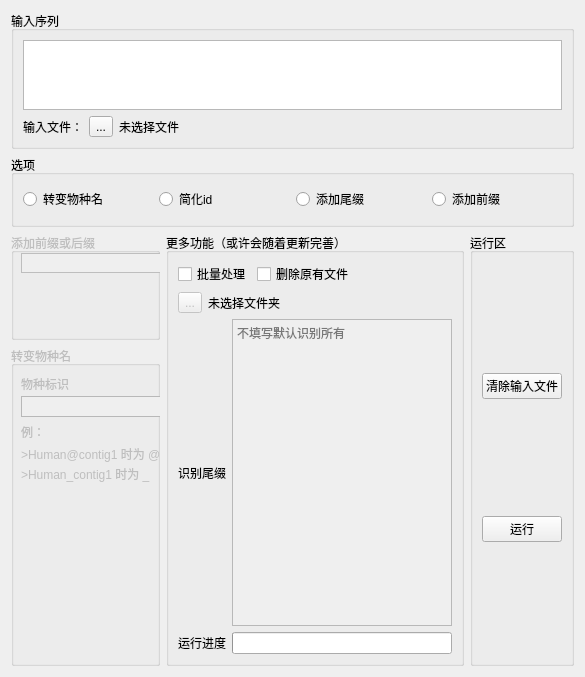
         <widget class="QWidget" name="id_process">
          <attribute name="title">
           <string>处理组装id</string>
          </attribute>
          <layout class="QVBoxLayout" name="verticalLayout_20" stretch="1,1,6">
           <item>
            <widget class="QGroupBox" name="groupBox_37">
             <property name="title">
              <string>输入序列</string>
             </property>
             <layout class="QVBoxLayout" name="verticalLayout_18" stretch="0,0">
              <item>
               <widget class="QTextEdit" name="inputfa_txt_2"/>
              </item>
              <item>
               <layout class="QHBoxLayout" name="horizontalLayout_47">
                <item>
                 <widget class="QLabel" name="label_6">
                  <property name="text">
                   <string>输入文件：</string>
                  </property>
                  <property name="buddy">
                   <cstring>label_2</cstring>
                  </property>
                 </widget>
                </item>
                <item>
                 <widget class="QToolButton" name="inputfa_2">
                  <property name="text">
                   <string>...</string>
                  </property>
                 </widget>
                </item>
                <item>
                 <widget class="QLabel" name="selected_fa_2">
                  <property name="text">
                   <string>未选择文件</string>
                  </property>
                 </widget>
                </item>
                <item>
                 <spacer name="horizontalSpacer_12">
                  <property name="orientation">
                   <enum>Qt::Horizontal</enum>
                  </property>
                  <property name="sizeHint" stdset="0">
                   <size>
                    <width>40</width>
                    <height>20</height>
                   </size>
                  </property>
                 </spacer>
                </item>
               </layout>
              </item>
             </layout>
            </widget>
           </item>
           <item>
            <widget class="QGroupBox" name="option_1">
             <property name="enabled">
              <bool>true</bool>
             </property>
             <property name="title">
              <string>选项</string>
             </property>
             <layout class="QHBoxLayout" name="horizontalLayout_42">
              <item>
               <widget class="QRadioButton" name="spenabutton">
                <property name="text">
                 <string>转变物种名</string>
                </property>
               </widget>
              </item>
              <item>
               <widget class="QRadioButton" name="simplybutton">
                <property name="text">
                 <string>简化id</string>
                </property>
               </widget>
              </item>
              <item>
               <widget class="QRadioButton" name="suffixbutton">
                <property name="text">
                 <string>添加尾缀</string>
                </property>
               </widget>
              </item>
              <item>
               <widget class="QRadioButton" name="prefixbutton">
                <property name="text">
                 <string>添加前缀</string>
                </property>
               </widget>
              </item>
             </layout>
            </widget>
           </item>
           <item>
            <layout class="QHBoxLayout" name="horizontalLayout_48" stretch="2,4,0">
             <item>
              <layout class="QVBoxLayout" name="verticalLayout" stretch="1,0">
               <item>
                <widget class="QGroupBox" name="option_add">
                 <property name="enabled">
                  <bool>false</bool>
                 </property>
                 <property name="sizePolicy">
                  <sizepolicy hsizetype="Preferred" vsizetype="Preferred">
                   <horstretch>1</horstretch>
                   <verstretch>1</verstretch>
                  </sizepolicy>
                 </property>
                 <property name="title">
                  <string>添加前缀或后缀</string>
                 </property>
                 <widget class="QTextEdit" name="fix_add">
                  <property name="enabled">
                   <bool>false</bool>
                  </property>
                  <property name="geometry">
                   <rect>
                    <x>10</x>
                    <y>20</y>
                    <width>201</width>
                    <height>20</height>
                   </rect>
                  </property>
                  <property name="mouseTracking">
                   <bool>true</bool>
                  </property>
                  <property name="tabletTracking">
                   <bool>false</bool>
                  </property>
                  <property name="acceptDrops">
                   <bool>true</bool>
                  </property>
                  <property name="frameShape">
                   <enum>QFrame::Box</enum>
                  </property>
                  <property name="frameShadow">
                   <enum>QFrame::Plain</enum>
                  </property>
                  <property name="verticalScrollBarPolicy">
                   <enum>Qt::ScrollBarAlwaysOff</enum>
                  </property>
                  <property name="horizontalScrollBarPolicy">
                   <enum>Qt::ScrollBarAlwaysOff</enum>
                  </property>
                  <property name="sizeAdjustPolicy">
                   <enum>QAbstractScrollArea::AdjustIgnored</enum>
                  </property>
                  <property name="tabChangesFocus">
                   <bool>false</bool>
                  </property>
                  <property name="html">
                   <string>&lt;!DOCTYPE HTML PUBLIC &quot;-//W3C//DTD HTML 4.0//EN&quot; &quot;http://www.w3.org/TR/REC-html40/strict.dtd&quot;&gt;
&lt;html&gt;&lt;head&gt;&lt;meta name=&quot;qrichtext&quot; content=&quot;1&quot; /&gt;&lt;style type=&quot;text/css&quot;&gt;
p, li { white-space: pre-wrap; }
&lt;/style&gt;&lt;/head&gt;&lt;body style=&quot; font-family:'SimSun'; font-size:9pt; font-weight:400; font-style:normal;&quot;&gt;
&lt;p style=&quot;-qt-paragraph-type:empty; margin-top:0px; margin-bottom:0px; margin-left:0px; margin-right:0px; -qt-block-indent:0; text-indent:0px;&quot;&gt;&lt;br /&gt;&lt;/p&gt;&lt;/body&gt;&lt;/html&gt;</string>
                  </property>
                 </widget>
                </widget>
               </item>
               <item>
                <widget class="QGroupBox" name="spenam_box">
                 <property name="enabled">
                  <bool>false</bool>
                 </property>
                 <property name="sizePolicy">
                  <sizepolicy hsizetype="Preferred" vsizetype="Preferred">
                   <horstretch>0</horstretch>
                   <verstretch>3</verstretch>
                  </sizepolicy>
                 </property>
                 <property name="title">
                  <string>转变物种名</string>
                 </property>
                 <widget class="QTextEdit" name="spe_symbol">
                  <property name="geometry">
                   <rect>
                    <x>10</x>
                    <y>50</y>
                    <width>201</width>
                    <height>21</height>
                   </rect>
                  </property>
                  <property name="verticalScrollBarPolicy">
                   <enum>Qt::ScrollBarAlwaysOff</enum>
                  </property>
                 </widget>
                 <widget class="QLabel" name="label_7">
                  <property name="geometry">
                   <rect>
                    <x>10</x>
                    <y>30</y>
                    <width>171</width>
                    <height>16</height>
                   </rect>
                  </property>
                  <property name="text">
                   <string>物种标识</string>
                  </property>
                 </widget>
                 <widget class="QLabel" name="label_8">
                  <property name="geometry">
                   <rect>
                    <x>10</x>
                    <y>80</y>
                    <width>54</width>
                    <height>12</height>
                   </rect>
                  </property>
                  <property name="text">
                   <string>例：</string>
                  </property>
                 </widget>
                 <widget class="QLabel" name="label_9">
                  <property name="geometry">
                   <rect>
                    <x>10</x>
                    <y>100</y>
                    <width>291</width>
                    <height>16</height>
                   </rect>
                  </property>
                  <property name="text">
                   <string>&gt;Human@contig1 时为 @</string>
                  </property>
                 </widget>
                 <widget class="QLabel" name="label_10">
                  <property name="geometry">
                   <rect>
                    <x>10</x>
                    <y>120</y>
                    <width>231</width>
                    <height>16</height>
                   </rect>
                  </property>
                  <property name="text">
                   <string>&gt;Human_contig1 时为 _</string>
                  </property>
                 </widget>
                </widget>
               </item>
              </layout>
             </item>
             <item>
              <widget class="QGroupBox" name="groupBox_3">
               <property name="title">
                <string>更多功能（或许会随着更新完善）</string>
               </property>
               <layout class="QVBoxLayout" name="verticalLayout_17" stretch="0,0,1,0">
                <item>
                 <layout class="QHBoxLayout" name="horizontalLayout_43">
                  <item>
                   <widget class="QCheckBox" name="multipc_bok">
                    <property name="text">
                     <string>批量处理</string>
                    </property>
                   </widget>
                  </item>
                  <item>
                   <widget class="QCheckBox" name="delete_check">
                    <property name="text">
                     <string>删除原有文件</string>
                    </property>
                   </widget>
                  </item>
                  <item>
                   <spacer name="horizontalSpacer_13">
                    <property name="orientation">
                     <enum>Qt::Horizontal</enum>
                    </property>
                    <property name="sizeHint" stdset="0">
                     <size>
                      <width>40</width>
                      <height>20</height>
                     </size>
                    </property>
                   </spacer>
                  </item>
                 </layout>
                </item>
                <item>
                 <layout class="QHBoxLayout" name="horizontalLayout_44">
                  <item>
                   <widget class="QToolButton" name="multipc_button">
                    <property name="enabled">
                     <bool>false</bool>
                    </property>
                    <property name="text">
                     <string>...</string>
                    </property>
                   </widget>
                  </item>
                  <item>
                   <widget class="QLabel" name="mpc_path">
                    <property name="enabled">
                     <bool>true</bool>
                    </property>
                    <property name="text">
                     <string>未选择文件夹</string>
                    </property>
                   </widget>
                  </item>
                 </layout>
                </item>
                <item>
                 <layout class="QHBoxLayout" name="horizontalLayout_45">
                  <item>
                   <widget class="QLabel" name="label_11">
                    <property name="text">
                     <string>识别尾缀</string>
                    </property>
                   </widget>
                  </item>
                  <item>
                   <widget class="QTextEdit" name="fire_end">
                    <property name="enabled">
                     <bool>false</bool>
                    </property>
                    <property name="verticalScrollBarPolicy">
                     <enum>Qt::ScrollBarAlwaysOff</enum>
                    </property>
                    <property name="placeholderText">
                     <string>不填写默认识别所有</string>
                    </property>
                   </widget>
                  </item>
                 </layout>
                </item>
                <item>
                 <layout class="QHBoxLayout" name="horizontalLayout_46">
                  <item>
                   <widget class="QLabel" name="label_12">
                    <property name="text">
                     <string>运行进度</string>
                    </property>
                   </widget>
                  </item>
                  <item>
                   <widget class="QProgressBar" name="progressBar">
                    <property name="enabled">
                     <bool>true</bool>
                    </property>
                    <property name="value">
                     <number>0</number>
                    </property>
                    <property name="textVisible">
                     <bool>false</bool>
                    </property>
                   </widget>
                  </item>
                 </layout>
                </item>
               </layout>
              </widget>
             </item>
             <item>
              <widget class="QGroupBox" name="groupBox_38">
               <property name="title">
                <string>运行区</string>
               </property>
               <layout class="QVBoxLayout" name="verticalLayout_19">
                <item>
                 <widget class="QPushButton" name="clearinput_2">
                  <property name="text">
                   <string>清除输入文件</string>
                  </property>
                 </widget>
                </item>
                <item>
                 <widget class="QPushButton" name="idpc_running">
                  <property name="text">
                   <string>运行</string>
                  </property>
                 </widget>
                </item>
               </layout>
              </widget>
             </item>
            </layout>
           </item>
          </layout>
         </widget>
